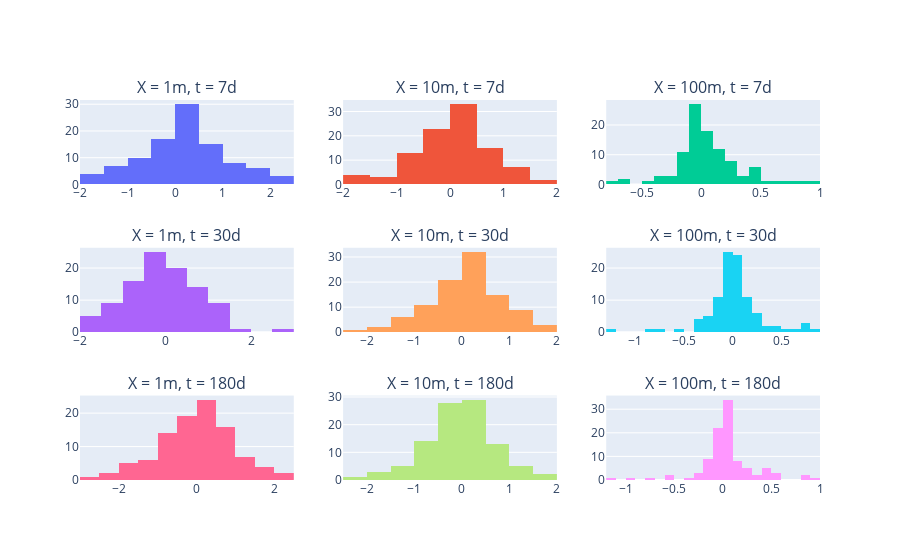

Write notebook code for a chart like this one.
### Code cell
fig = make_subplots(rows=3, cols=3, subplot_titles=('X = 1m, t = 7d','X = 10m, t = 7d', 'X = 100m, t = 7d','X = 1m, t = 30d', 'X = 10m, t = 30d','X = 100m, t = 30d', 'X = 1m, t = 180d','X = 10m, t = 180d', 'X = 100m, t = 180d')) # Plot histograms

fig.add_trace(go.Histogram(x=result[0][0]), row=1, col=1)
fig.add_trace(go.Histogram(x=result[0][1]), row=1, col=2)
fig.add_trace(go.Histogram(x=result[0][2]), row=1, col=3)

fig.add_trace(go.Histogram(x=result[1][0]), row=2, col=1)
fig.add_trace(go.Histogram(x=result[1][1]), row=2, col=2)
fig.add_trace(go.Histogram(x=result[1][2]), row=2, col=3)

fig.add_trace(go.Histogram(x=result[2][0]), row=3, col=1)
fig.add_trace(go.Histogram(x=result[2][1]), row=3, col=2)
fig.add_trace(go.Histogram(x=result[2][2]), row=3, col=3)

fig.update_layout(showlegend=False)
# Change y axis range
